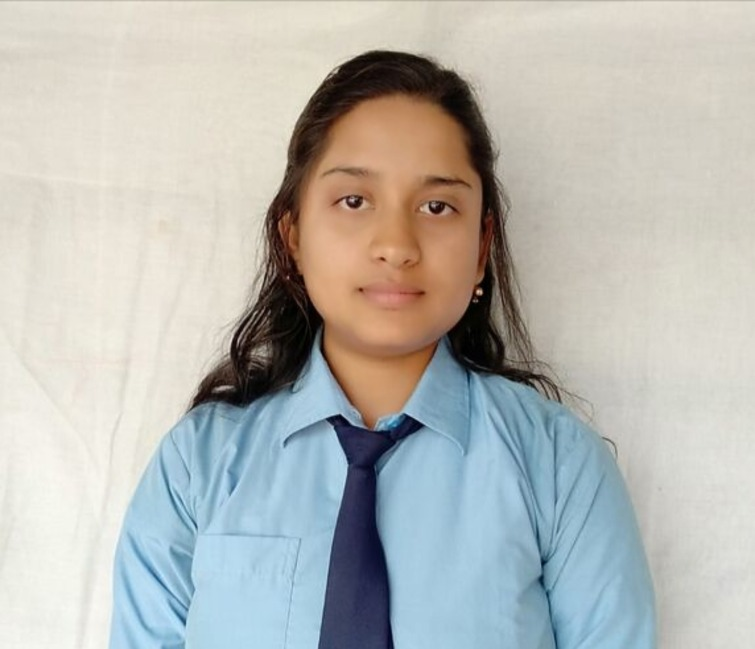
#> input picture image/anisa_lay.jpeg, 755 x 649 px
$ python -i face_recognition_utils.py   (imports and definitions only)
#> lines starting #> are read from the running program, lines starting #| are printed output that depends on the picture
import os
import cv2
import numpy as np
from io import BytesIO
from PIL import Image
import base64
from database import save_face_image, get_face_images, save_face_encoding, get_face_encoding, is_face_recognition_enabled

# Create directory for storing face images
FACE_IMAGES_DIR = os.path.join('app', 'face_images')
# [1 line not run here, left out]

# Load OpenCV's pre-trained face detector
face_cascade = cv2.CascadeClassifier(cv2.data.haarcascades + 'haarcascade_frontalface_default.xml')

# [12 lines left out: function process_base64_image, not called in this run]

def detect_faces(image):
    """Detect faces in an image and return face locations"""
    # Convert image to grayscale for face detection
    if len(image.shape) == 3:
        if image.shape[2] == 4:  # If image has alpha channel
            image_rgb = cv2.cvtColor(image, cv2.COLOR_RGBA2RGB)
        else:
            image_rgb = image
        gray = cv2.cvtColor(image_rgb, cv2.COLOR_RGB2GRAY)
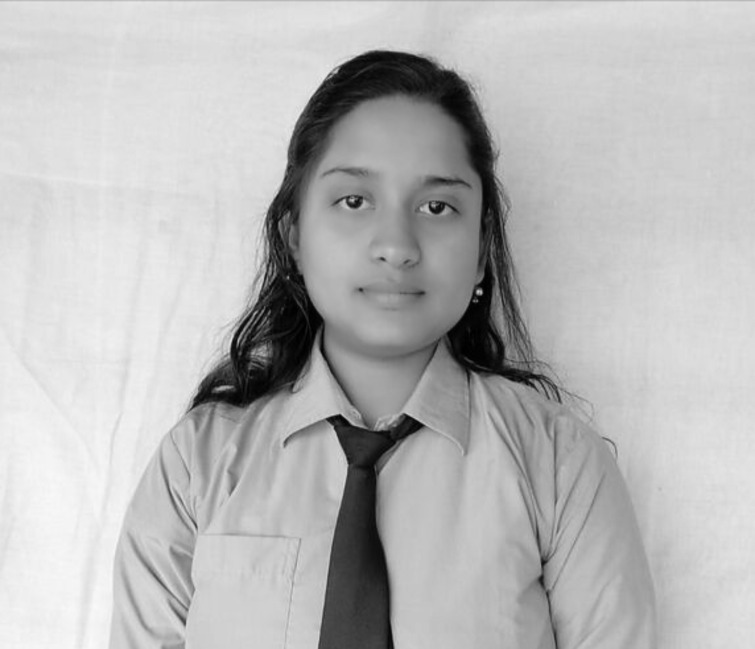
#> gray: shape (649, 755); min 0, max 250, mean 184.4
    else:
        gray = image

    # Detect faces
    faces = face_cascade.detectMultiScale(gray, 1.1, 4)
#> faces = [[279, 114, 230, 230]]

    # Convert to format (top, right, bottom, left) to match original API
    face_locations = []
    for (x, y, w, h) in faces:
        face_locations.append((y, x+w, y+h, x))
#> this loop made 1 pass
#> after the loop, face_locations = [(114, 509, 344, 279)]

    return face_locations

def extract_face_features(image, face_location=None):
    """Extract features from a face in an image using OpenCV"""
    # If face location is provided, use it, otherwise detect faces
    if face_location is None:
        face_locations = detect_faces(image)
#> face_locations = [(114, 509, 344, 279)]
        if not face_locations:
            return None
        face_location = face_locations[0]  # Use the first face
#> face_location = (114, 509, 344, 279)

    # Extract the face region
    top, right, bottom, left = face_location
#> top = 114; right = 509; bottom = 344; left = 279
    face_image = image[top:bottom, left:right]
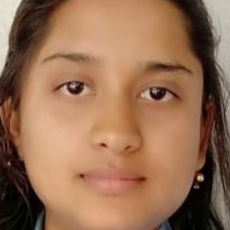
#> face_image: shape (230, 230, 3); mean R, G, B 151, 110.7, 83.4

    # Resize to a standard size
    face_image = cv2.resize(face_image, (100, 100))
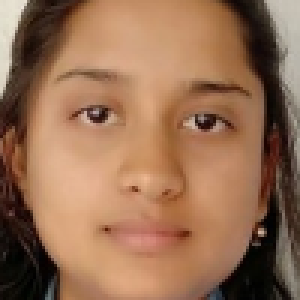
#> face_image: shape (100, 100, 3) (shown 3 times larger); mean R, G, B 150.9, 110.6, 83.3

    # Convert to grayscale
    if len(face_image.shape) == 3:
        face_image = cv2.cvtColor(face_image, cv2.COLOR_RGB2GRAY)
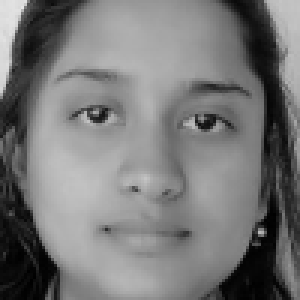
#> face_image: shape (100, 100) (shown 3 times larger); min 0, max 228, mean 119.5

    # Flatten the image to create a feature vector
    face_features = face_image.flatten()
#> face_features = 10000 values, max 228 at index 207, min 0 at index 9009, mean 119.5

    # Normalize the features
    face_features = face_features / 255.0
#> face_features = 10000 values, max 0.894 at index 207, min 0 at index 9009, mean 0.469

    return face_features

# [99 lines left out: functions save_training_image, train_face_model, verify_face, not called in this run]

>>> import cv2
>>> picture = cv2.cvtColor(cv2.imread('../image/anisa_lay.jpeg'), cv2.COLOR_BGR2RGB)
>>> result = extract_face_features(picture)
#> result has the same summary as face_features in extract_face_features

$ run again, on image/basun.jpeg
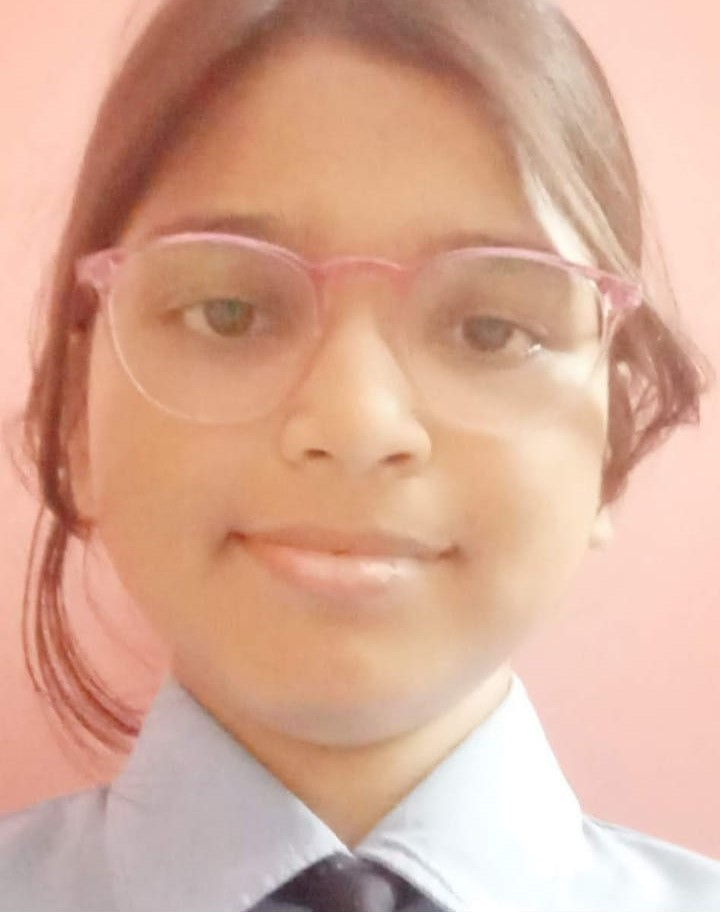
#> input picture image/basun.jpeg, 720 x 912 px
#> in detect_faces, `gray = cv2.cvtColor(image_rgb, cv2.COLOR_RGB2GRAY)`:
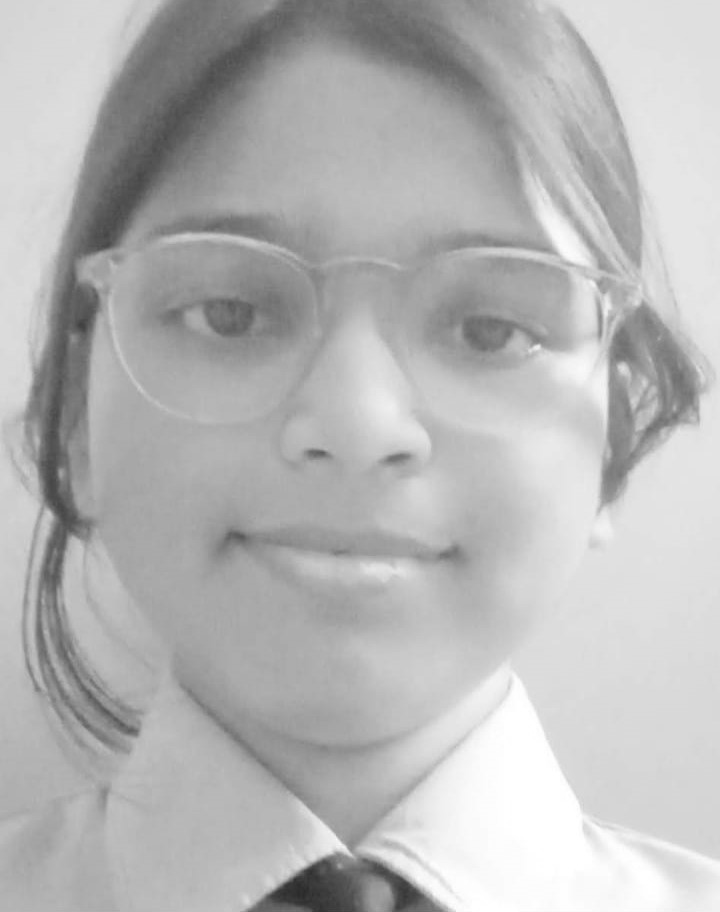
#> gray: shape (912, 720); min 41, max 255, mean 182.5
#> faces = [[56, 89, 600, 600]]
#> the loop in detect_faces, `for (x, y, w, h) in faces:` made 1 pass
#> after the loop in detect_faces, `for (x, y, w, h) in faces:`: face_locations = [(89, 656, 689, 56)]
#> face_location = (89, 656, 689, 56)
#> top = 89; right = 656; bottom = 689; left = 56
#> in extract_face_features, `face_image = cv2.cvtColor(face_image, cv2.COLOR_RGB2GRAY)`:
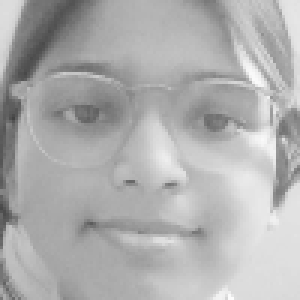
#> face_image: shape (100, 100) (shown 3 times larger); min 66, max 252, mean 174.9
#> in extract_face_features, `face_features = face_image.flatten()`: face_features = 10000 values, max 252 at index 9977, min 66 at index 3904, mean 174.9
#> in extract_face_features, `face_features = face_features / 255.0`: face_features = 10000 values, max 0.988 at index 9977, min 0.259 at index 3904, mean 0.686
#> result has the same summary as face_features in extract_face_features

$ run again, on image/tama.jpeg
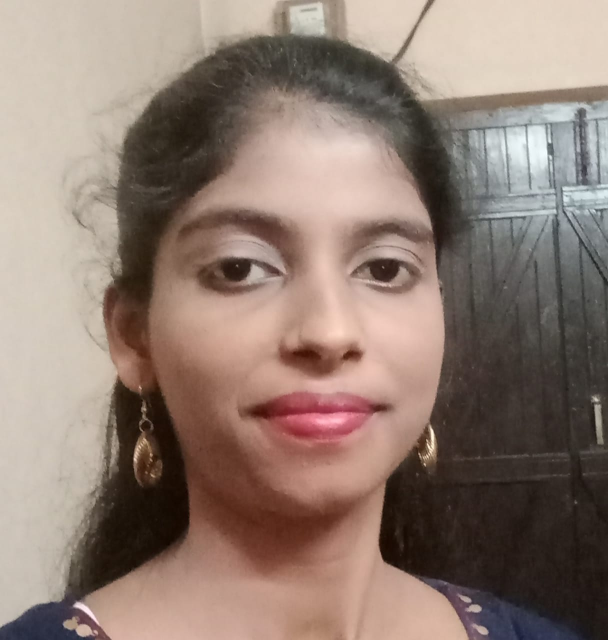
#> input picture image/tama.jpeg, 1216 x 1280 px (shown at 1/2 size)
#> in detect_faces, `gray = cv2.cvtColor(image_rgb, cv2.COLOR_RGB2GRAY)`:
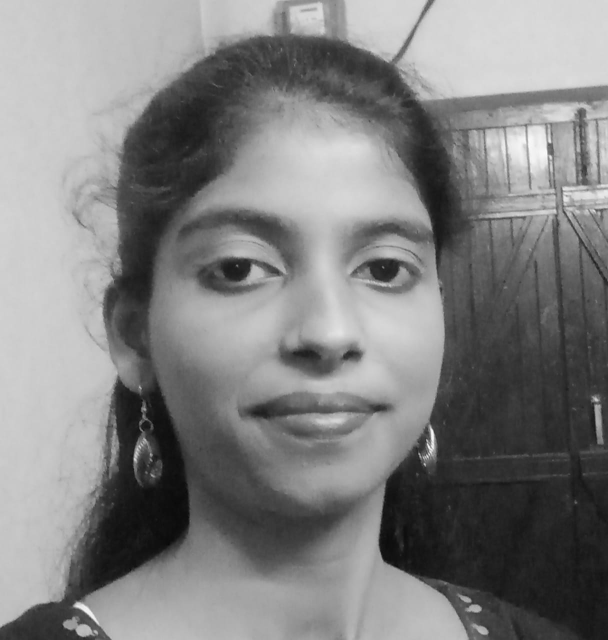
#> gray: shape (1280, 1216) (shown at 1/2 size); min 5, max 252, mean 128.7
#> faces = [[288, 253, 701, 701]]
#> the loop in detect_faces, `for (x, y, w, h) in faces:` made 1 pass
#> after the loop in detect_faces, `for (x, y, w, h) in faces:`: face_locations = [(253, 989, 954, 288)]
#> face_location = (253, 989, 954, 288)
#> top = 253; right = 989; bottom = 954; left = 288
#> in extract_face_features, `face_image = cv2.cvtColor(face_image, cv2.COLOR_RGB2GRAY)`:
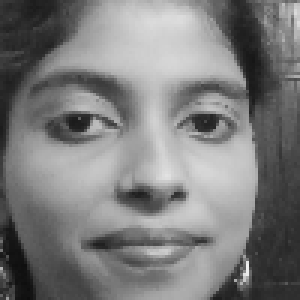
#> face_image: shape (100, 100) (shown 3 times larger); min 13, max 240, mean 124.1
#> in extract_face_features, `face_features = face_image.flatten()`: face_features = 10000 values, max 240 at index 8882, min 13 at index 9909, mean 124.1
#> in extract_face_features, `face_features = face_features / 255.0`: face_features = 10000 values, max 0.941 at index 8882, min 0.051 at index 9909, mean 0.487
#> result has the same summary as face_features in extract_face_features
